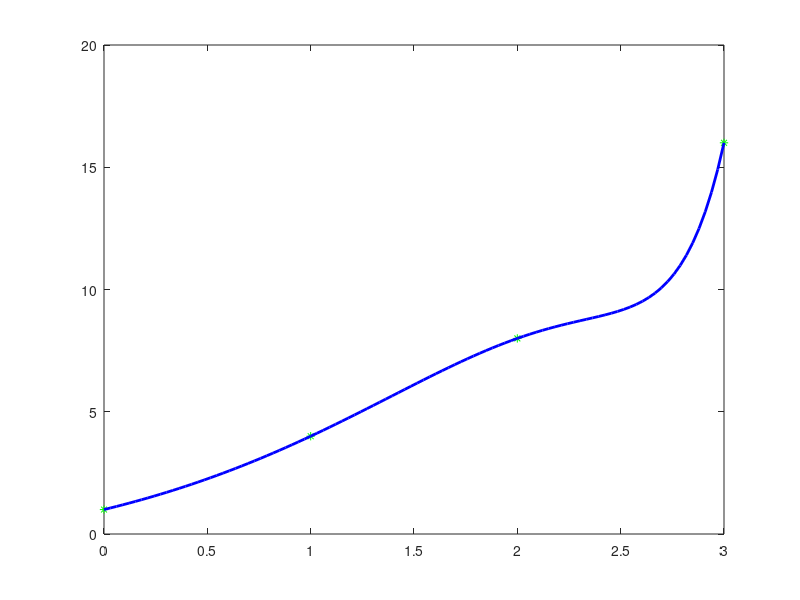

This figure's MATLAB source:
%Somme esponenziali ordine 3
%passante per 0,1), (1,4), (2,8), (3,16)
clc
clear all
x = 0:3;
y= [1 4 8 16];
c = polyfit(exp(x),y,3);
z = linspace(0,3);
p = polyval(c,exp(z));
plot(x,y,'g*',z,p,'b','linewidth',2)